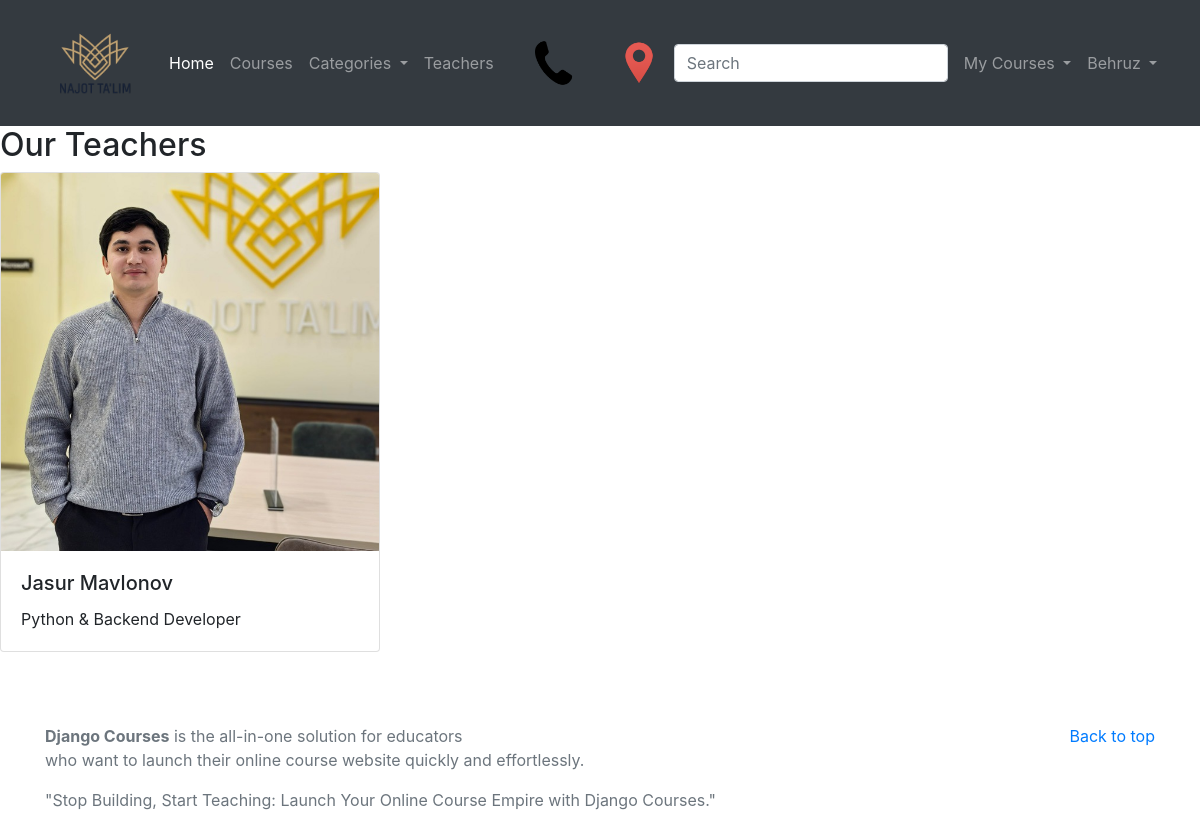
/teachers/ (signed in), run on the app's committed database.
### teachers/models.py (models this page shows, shortened)
class Teacher(models.Model):
    name = models.CharField(max_length=100)
    bio = models.TextField(blank=True)
    photo = models.ImageField(upload_to='teachers/', blank=True, null=True)

### teachers/views.py (the view)
# urls.py: path('', views.teachers_list, name='teachers_list'),
def teachers_list(request):
    teachers = Teacher.objects.all()
    return render(request, 'teachers/teachers_list.html', {'teachers': teachers})

### courses/context_processors.py (called while the page is built)
def head_menu(request):
    topics = Topic.objects.filter(topic_is_active='Yes')
    context = {
        'topics': topics
    }
    return context

def my_courses(request):
    if request.user.is_authenticated:
        enrolled_courses = Enroll.objects.filter(user=request.user).order_by('-enrolled_date')[:5]
    else:
        enrolled_courses = None
    context = {
        'enrolled_courses': enrolled_courses,
    }
    return context

### courses/models.py (called while the page is built)
    def __str__(self):
        return self.topic_title

### templates/teachers/teachers_list.html (shortened to what this page needs)
{% extends 'base.html' %}
{% block content %}
<h2>Our Teachers</h2>
<div class="row">
  {% for teacher in teachers %}
    <div class="col-md-4">
      <div class="card mb-4">
        {% if teacher.photo %}
          <img src="{{ teacher.photo.url }}" class="card-img-top" alt="{{ teacher.name }}">
        {% endif %}
        <div class="card-body">
          <h5 class="card-title">{{ teacher.name }}</h5>
          <p class="card-text">{{ teacher.bio }}</p>
        </div>
      </div>
    </div>
  {% endfor %}
</div>
{% endblock %}

### templates/base.html (shortened to what this page needs)
{% load static %}
<!doctype html>
<html lang="en">
  <head>
<link href="{% static 'css/bootstrap.min.css' %}" rel="stylesheet">
<link href="{% static 'css/signin.css' %}" rel="stylesheet">
    <link href="{% static 'css/album.css' %}" rel="stylesheet">
  </head>
  <body>
    <header>
        <nav class="navbar navbar-expand-lg navbar-dark bg-dark">
        <div class="container">
        <a class="navbar-brand" href="{% url 'home' %}">
          <img src="{% static 'images/najot29.png' %}" alt="Django Project by Najot Talim" width="100" />
        </a>
        <div class="collapse navbar-collapse" id="navbarSupportedContent">
            <ul class="navbar-nav mr-auto">
            <li class="nav-item active">
                <a class="nav-link" href="{% url 'home' %}">Home <span class="sr-only">(current)</span></a>
            </li>
            <li class="nav-item">
                <a class="nav-link" href="{% url 'courses' %}">Courses</a>
            </li>
            <li class="nav-item dropdown">
                <a class="nav-link dropdown-toggle" href="#" id="navbarDropdown" role="button" data-toggle="dropdown" aria-haspopup="true" aria-expanded="false">
                Categories
                </a>
            </li>
                <li class="nav-item">
                    <a class="nav-link" href="{% url 'teachers_list' %}">Teachers</a>
                </li>
            </ul>
            <div class="w-full flex justify-end">
                <a href="https://t.me/Myster_life">
                    <img src="/static/images/najot32.png" alt="Najot Talim raqami" width="70" class="ml-3" />
                  </a>
            </div>
            <div class="w-full flex justify-end">
                    <a href="https://2gis.uz/uz/tashkent/firm/70000001045108787" target="_blank">
                      <img src="/static/images/najot30.png" alt="Najot Talim joylashuvi" width="70" class="ml-3" />
                    </a>
                </div>
            <form class="form-inline my-2 my-lg-0" method="get" action="{% url 'search-courses' %}">
            <input class="form-control mr-sm-2" type="search" name="q" placeholder="Search" aria-label="Search">
            </form>
            {% if user.is_authenticated %}
              <ul class="navbar-nav">
                <li class="nav-item dropdown">
                    <a class="nav-link dropdown-toggle" href="#" id="navbarDropdown" role="button" data-toggle="dropdown" aria-haspopup="true" aria-expanded="false">
                    My Courses
                    </a>
                </li>
                <li class="nav-item dropdown">
                    <a class="nav-link dropdown-toggle" href="#" id="navbarDropdown" role="button" data-toggle="dropdown" aria-haspopup="true" aria-expanded="false">
                    {{ user.username }}
                    </a>
                </li>
              </ul>
            {% else %}
            <a href="{% url 'account_login' %}" class="btn btn-outline-secondary mx-3">Log in</a>
            <a href="{% url 'account_signup' %}" class="btn btn-secondary">Sign up</a>
            {% endif %}
        </div>
        </div>
        </nav>
</header>
<main role="main">
  {% block content %}
  {% endblock content %}
</main>
<footer class="text-muted">
  <div class="container">
    <p class="float-right">
      <a href="#">Back to top</a>
    </p>
    <p><strong>Django Courses</strong> is the all-in-one solution for educators <br> who want to launch their online course website quickly and effortlessly.</p>
    <p class="mt-3">"Stop Building, Start Teaching: Launch Your Online Course Empire with Django Courses."</p>
  </div>
</footer>
      </body>
</html>

### courseproject/static/css/album.css (style rules this page uses)
footer { padding-top: 3rem; padding-bottom: 3rem; }
footer p { margin-bottom: .25rem; }

### data on the page
Teacher: photo (picture), name "Jasur Mavlonov", bio "Python & Backend Developer"

### other printed values
{{ user.username }} "Behruz"
